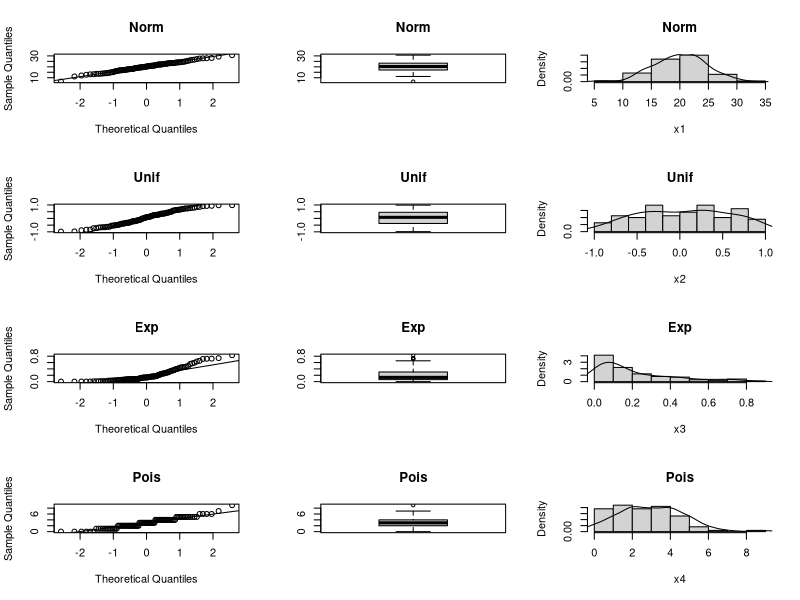

This chart was generated by the following R code:
rm(list = ls())

par("mfcol"=c(4,3))
N = 100
x1 = rnorm(n=N, 20, 5)
x2 = runif(n=N, -1, 1)
x3 = rexp(n=N, 5)
x4 = rpois(n=N, 3)
x5 = rcauchy(n=N)

# a
qqnorm(x1, main="Norm")
qqline(x1)
qqnorm(x2, main="Unif")
qqline(x2)
qqnorm(x3, main="Exp")
qqline(x3)
qqnorm(x4, main="Pois")
qqline(x4)
# qqnorm(x5, main="Cauchy")
# qqline(x5)

# b
boxplot(x1, main="Norm")
boxplot(x2, main="Unif")
boxplot(x3, main="Exp")
boxplot(x4, main="Pois")
# c 
# NO CLUE WHETHER CORRECT
hist(x1, main="Norm", freq=FALSE)
lines(density(x1))
hist(x2, main="Unif", freq=FALSE)
lines(density(x2))
hist(x3, main="Exp", freq=FALSE)
lines(density(x3))
hist(x4, main="Pois", freq=FALSE)
lines(density(x4))

# d
alpha = 5e-2
# H0: it is normal
shapiro.test(x1)
shapiro.test(x2)
shapiro.test(x3)
shapiro.test(x4)
# for x1 p-value is rather enormous, so we cannot reject H0, in other cases we can